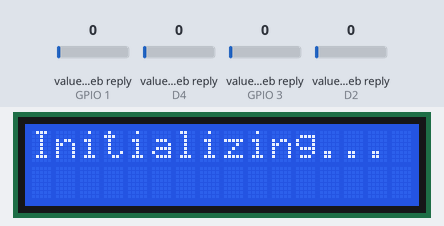
The sketch below on a simulated ESP8266 (NodeMCU). Parts: 16×2 character LCD. The test bench sets the inputs (shaded band); at power-on: value in the web reply (sensors on GPIO 1, GPIO 3, D4, D2) 0. WiFi joins after 1.5 s; servers stay silent unless stated; uploads are accepted with an empty reply; web services answer with replies made up by the test bench; what the sketch prints to the serial monitor is not drawn.

Above: at 1.2 s.
1.3 s: value in the web reply (sensor on GPIO 1) set to 8
8.9 s: value in the web reply (sensor on GPIO 1) set to 11
At 11.6 s:
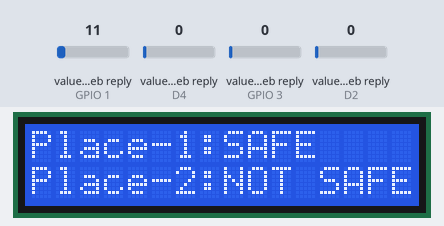
11.9 s: value in the web reply (sensor on GPIO 3) set to 8
16.9 s: value in the web reply (sensor on GPIO 3) set to 11
At 20.4 s:
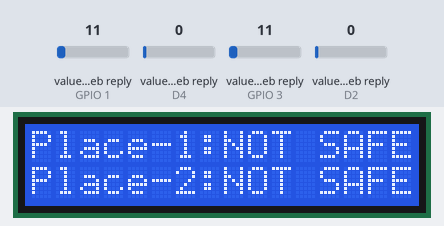
21.3 s: value in the web reply (sensor on GPIO 1) set to 2
At 23.0 s:
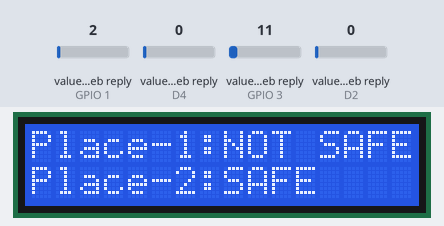
23.3 s: value in the web reply (sensor on GPIO 1) set to 25
At 26.1 s:
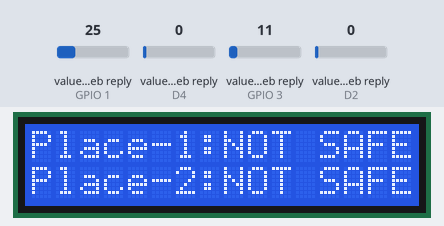
Timing chart, 0 to 27.6 s (numbered marks = the images above; inputs shaded):
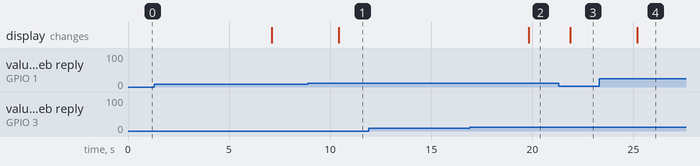

The sketch:

server_mcu_.ino
```cpp
#include <ThingSpeak.h>
#include <ESP8266WiFi.h>
#include <LiquidCrystal_I2C.h>
#include <base64.h>
LiquidCrystal_I2C lcd(0x27, 16, 2);
const char ssid[] = "No free wifi for you :P";
const char pass[] = "***********";
WiFiClient client;

//---------Channel Details---------//
unsigned long int interval = 86400000, prevSent2 = 0, prevSent1 = 0;
unsigned long counterChannelNumber1 = 1209982;
unsigned long counterChannelNumber2 = 1217400;         // Channel ID
const char *myCounterReadAPIKey = "***********";  // Read API Key
const char *myCounterReadAPIKey1 = "***********"; // Read API Key
const int FieldNumber1 = 1;                            // The field you wish to read
const int FieldNumber2 = 2;
const int FieldNumber3 = 3;
const int FieldNumber4 = 4;
bool safe1 = true;
bool safe2 = true;
//nearby numbers
String nearby = "9502215191";
//-------------------------------//
const char *account_sid = "***********";
const char *auth_token = "***********";
String from_number = "+18312176586";
String to_number = "+919502215191";
String message_body1 = "Alert: Go to 2";
String message_body2 = "Alert: Go to 1";
const char fingerprint[] = "BC B0 1A 32 80 5D E6 E4 A2 29 66 2B 08 C8 E0 4C 45 29 3F D0";
String urlencode(String str)
{
    String encodedString = "";
    char c;
    char code0;
    char code1;
    char code2;
    for (int i = 0; i < str.length(); i++)
    {
        c = str.charAt(i);
        if (c == ' ')
        {
            encodedString += '+';
        }
        else if (isalnum(c))
        {
            encodedString += c;
        }
        else
        {
            code1 = (c & 0xf) + '0';
            if ((c & 0xf) > 9)
            {
                code1 = (c & 0xf) - 10 + 'A';
            }
            c = (c >> 4) & 0xf;
            code0 = c + '0';
            if (c > 9)
            {
                code0 = c - 10 + 'A';
            }
            code2 = '\0';
            encodedString += '%';
            encodedString += code0;
            encodedString += code1;
        }
        yield();
    }
    return encodedString;
}

String get_auth_header(const String &user, const String &password)
{
    size_t toencodeLen = user.length() + password.length() + 2;
    char toencode[toencodeLen];
    memset(toencode, 0, toencodeLen);
    snprintf(toencode, toencodeLen, "%s:%s", user.c_str(), password.c_str());
    String encoded = base64::encode((uint8_t *)toencode, toencodeLen - 1);
    String encoded_string = String(encoded);
    std::string::size_type i = 0;
    // Strip newlines (after every 72 characters in spec)
    while (i < encoded_string.length())
    {
        i = encoded_string.indexOf('\n', i);
        if (i == -1)
        {
            break;
        }
        encoded_string.remove(i, 1);
    }
    return "Authorization: Basic " + encoded_string;
}

void setup()
{
    Serial.begin(115200);
    WiFi.mode(WIFI_STA);
    ThingSpeak.begin(client);
    lcd.begin();
    lcd.clear();
    lcd.print("Initializing...");
}

void loop()
{

    Serial.println();
    //----------------- Network -----------------//
    if (WiFi.status() != WL_CONNECTED)
    {
        Serial.print("Connecting to ");
        Serial.print(ssid);
        Serial.println(" ....");
        while (WiFi.status() != WL_CONNECTED)
        {
            WiFi.begin(ssid, pass);
            delay(5000);
        }
        Serial.println("Connected to Wi-Fi Succesfully.");
    }
    //--------- End of Network connection--------//
    Serial.println("For location 1:");
    //---------------- Channel 1 ----------------//
    float temp = ThingSpeak.readLongField(counterChannelNumber1, FieldNumber1, myCounterReadAPIKey);
    int statusCode = ThingSpeak.getLastReadStatus();
    if (statusCode == 200)
    {
        Serial.print("Temperature: ");
        Serial.print(temp);
        Serial.println("°C");
    }
    else
    {
        Serial.println("Unable to read channel / No internet connection");
    }
    delay(100);
    //-------------- End of Channel 1 -------------//

    //---------------- Channel 2 ----------------//
    float humidity = ThingSpeak.readLongField(counterChannelNumber1, FieldNumber2, myCounterReadAPIKey);
    statusCode = ThingSpeak.getLastReadStatus();
    if (statusCode == 200)
    {
        Serial.print("Humidity: ");
        Serial.print(humidity);
        Serial.println("%");
    }
    else
    {
        Serial.println("Unable to read channel / No internet connection");
    }
    delay(100);
    //-------------- End of Channel 2 -------------//

    float flowRate1 = ThingSpeak.readLongField(counterChannelNumber1, FieldNumber3, myCounterReadAPIKey);
    statusCode = ThingSpeak.getLastReadStatus();
    if (statusCode == 200)
    {
        Serial.print("Water Flow Rate: ");
        Serial.print(flowRate1);
        Serial.println("L/min");
    }
    else
    {
        Serial.println("Unable to read channel / No internet connection");
    }
    delay(100);

    float waterLevel = ThingSpeak.readLongField(counterChannelNumber1, FieldNumber4, myCounterReadAPIKey);
    statusCode = ThingSpeak.getLastReadStatus();
    if (statusCode == 200)
    {
        Serial.print("Water Level: ");
        Serial.println(waterLevel);
    }
    else
    {
        Serial.println("Unable to read channel / No internet connection");
    }
    delay(100);
    Serial.println("\nFor Location 2:");
    float flowRate2 = ThingSpeak.readLongField(counterChannelNumber2, FieldNumber1, myCounterReadAPIKey1);
    statusCode = ThingSpeak.getLastReadStatus();
    if (statusCode == 200)
    {
        Serial.print("Water Flow Rate: ");
        Serial.print(flowRate2);
        Serial.println("L/min");
    }
    else
    {
        Serial.println("Unable to read channel / No internet connection");
    }
    delay(100);

    //temp,humidity,flowRate1,waterLevel,flowRate2

    if (waterLevel >= 2 || flowRate1 >= 10)
    {
        if (millis() - prevSent1 > interval || safe1)
        {
            sendsms(message_body1);
            prevSent1 = millis();
        }
        safe1 = false;
    }
    else
        safe1 = true;
    if (flowRate2 >= 10)
    {
        if (millis() - prevSent2 > interval || safe2)
        {
            sendsms(message_body2);
            prevSent2 = millis();
        }
        safe2 = false;
    }
    else
        safe2 = true;
    lcd.clear();
    if (safe1)
    {
        lcd.setCursor(0, 0);
        lcd.print("Place-1:SAFE");
    }
    else
    {
        lcd.setCursor(0, 0);
        lcd.print("Place-1:NOT SAFE");
    }
    if (safe2)
    {
        lcd.setCursor(0, 1);
        lcd.print("Place-2:SAFE");
    }
    else
    {
        lcd.setCursor(0, 1);
        lcd.print("Place-2:NOT SAFE");
    }
}

void sendsms(String message_body)
{
    WiFiClientSecure client;
    client.setFingerprint(fingerprint);
    Serial.printf("+ Using fingerprint '%s'\n", fingerprint);
    const char *host = "api.twilio.com";
    const int httpsPort = 443;
    Serial.print("+ Connecting to ");
    Serial.println(host);
    if (!client.connect(host, httpsPort))
    {
        Serial.println("- Connection failed.");
        return; // Skips to loop();
    }
    Serial.println("+ Connected.");
    Serial.println("+ Post an HTTP send SMS request.");
    String post_data = "To=" + urlencode(to_number) + "&From=" + urlencode(from_number) + "&Body=" + urlencode(message_body);
    String auth_header = get_auth_header(account_sid, auth_token);
    String http_request = "POST /2010-04-01/Accounts/" + String(account_sid) + "/Messages HTTP/1.1\r\n" + auth_header + "\r\n" + "Host: " + host + "\r\n" + "Cache-control: no-cache\r\n" + "User-Agent: ESP8266 Twilio Example\r\n" + "Content-Type: application/x-www-form-urlencoded\r\n" + "Content-Length: " + post_data.length() + "\r\n" + "Connection: close\r\n" + "\r\n" + post_data + "\r\n";
    client.println(http_request);
    // Read the response.
    String response = "";
    while (client.connected())
    {
        String line = client.readStringUntil('\n');
        response += (line);
        response += ("\r\n");
    }
    Serial.println("+ Connection is closed.");
    Serial.println("+ Response:");
    Serial.println(response);
};
```

Measured:
- the behaviour switches between 9 and 10 on value in the web reply (sensor on GPIO 1) (found by bisection; images 0 and 1)
- the behaviour switches between 9 and 10 on value in the web reply (sensor on GPIO 3) (found by bisection; images 1 and 2)
- after the input at 8.9 s, the display: changes after 1.5 s (image 1)
- after the input at 11.9 s, every drawn part: stays the same
- after the input at 16.9 s, the display: changes after 2.9 s (image 2)
- after the input at 21.3 s, the display: changes after 0.56 s (image 3)
- after the input at 23.3 s, the display: changes after 1.9 s (image 4)
